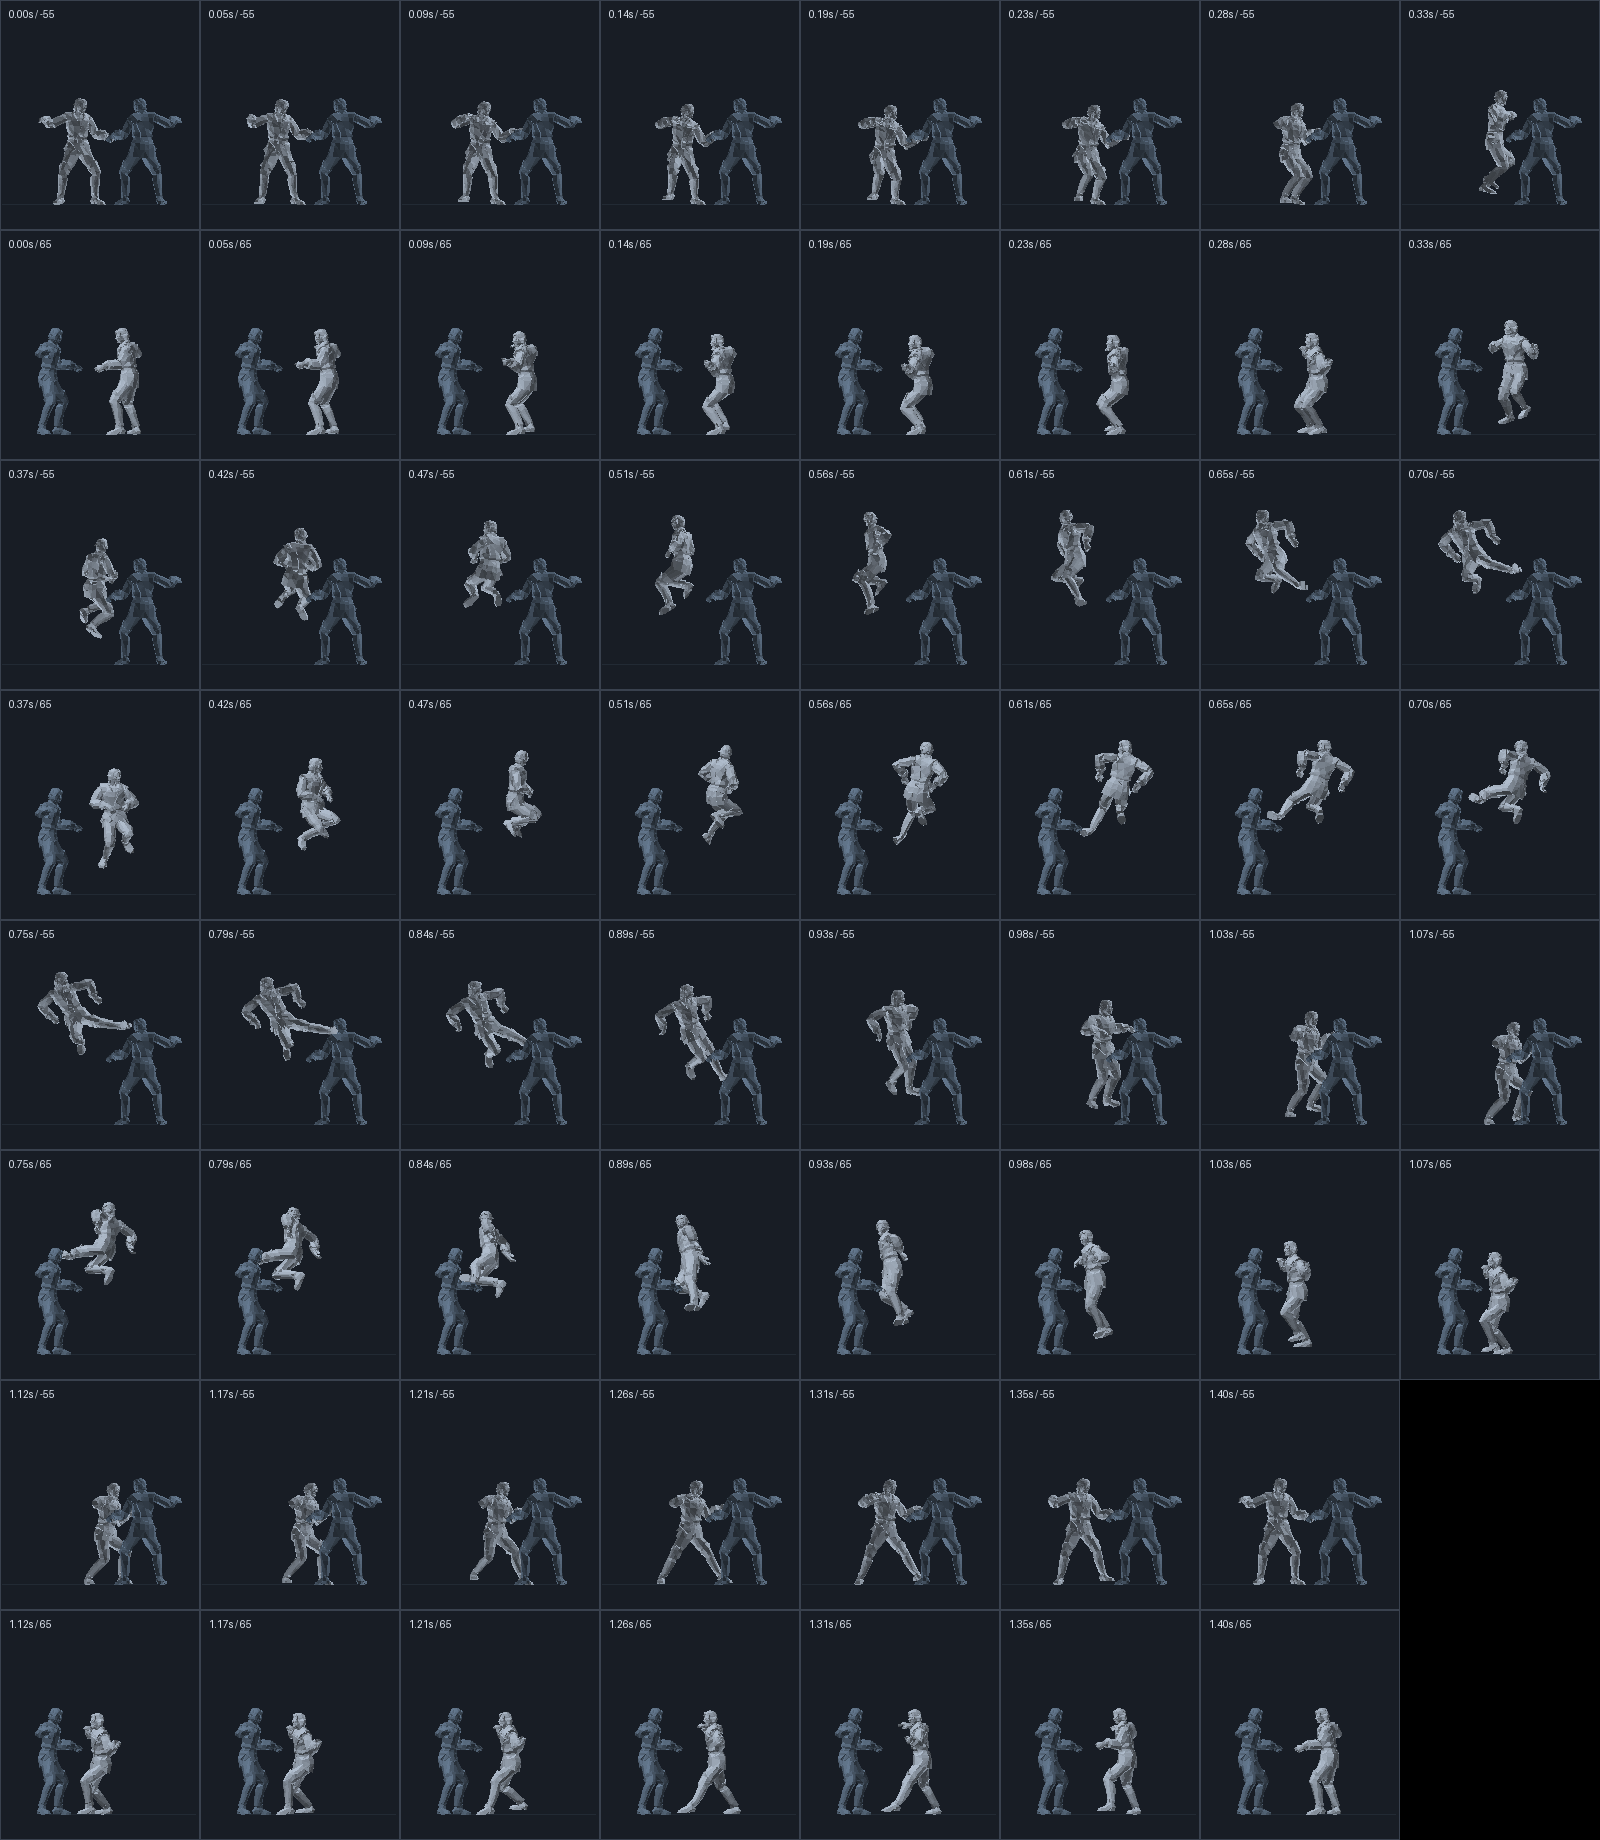

Write Python code to recreate this figure.
from pathlib import Path
exec((Path(__file__).with_name('probe.py')).read_text().split('sheet=Image.new')[0])
from PIL import Image
name='man'
vertices,faces=r.mesh((r.INPUTS/(records[name]['model']+'.gm')).read_bytes())
anim=rig((BANKS/f'RESOURCE/animation/Roundhouse_{name}.an').read_bytes())
first,last=manifest['banks'][name]['actions']['roundhouse_jump']
guard=dict(anim,pose=lambda frame: source[name]['guard_pose'],roots=[source[name]['guard_root']])
neutral=r.deform(vertices,source[name],guard,0)
target=[(-x,y,recipe['victim_separation_m']-z) for x,y,z in neutral]
sheet=Image.new('RGB',(8*200,8*230))
for i in range(31):
    phase=i*4
    points=r.deform(vertices,source[name],anim,first+phase)
    for view,angle in enumerate((-55,65)):
        x=(i%8)*200; y=(i//8)*460+view*230
        r.panel(sheet,(x,y,200,230),points,faces,f'{phase/120*recipe["jump_choreography"]["duration_s"]:.2f}s / {angle}',azimuth=angle,target_mesh=target,view_height=3.1)
sheet.save(OUTPUT/'motion.png')
